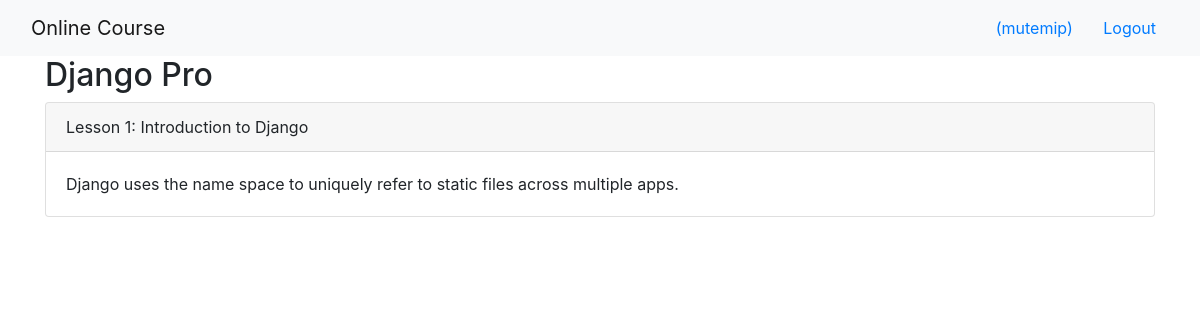
The page /onlinecourse/course/2/ (signed in) on the database its author committed.
### adminsite/models.py (models this page shows, shortened)
class Course(models.Model):
    name = models.CharField(null=False, max_length=30, default='online course')
    image = models.ImageField(upload_to='media/course_images/')
    description = models.CharField(max_length=1000)
    pub_date = models.DateField(null=True)
    instructors = models.ManyToManyField(Instructor)
    users = models.ManyToManyField(settings.AUTH_USER_MODEL, through='Enrollment')
    total_enrollment = models.IntegerField(default=0)
    is_enrolled = False

class Lesson(models.Model):
    title = models.CharField(max_length=200, default="title")
    order = models.IntegerField(default=0)
    course = models.ForeignKey(Course, on_delete=models.CASCADE)
    content = models.TextField()

### adminsite/views.py (the view)
class CourseDetailsView(generic.DetailView):
    model = Course
    template_name = 'adminsite/course_detail.html'

### adminsite/templates/adminsite/course_detail.html (shortened to what this page needs)
<!DOCTYPE html>
<html lang="en">
    <head>
        {% load static %}
        <link rel="stylesheet" href="https://maxcdn.bootstrapcdn.com/bootstrap/4.5.2/css/bootstrap.min.css">
    </head>
<body>
    <nav class="navbar navbar-light bg-light">
        <div class="container-fluid">
            <div class="navbar-header">
                <a class="navbar-brand" href="{% url 'adminsite:popular_course_list' %}">Online Course</a>
            </div>
            <ul class="nav navbar-nav navbar-right">
                {% if user.is_authenticated %}
                <li>
                    <a class="btn btn-link" href="#">{{ user.first_name }}({{ user.username }})</a>
                    <a class="btn btn-link" href="{% url 'adminsite:logout' %}">Logout</a>
                </li>
                {% endif %}
            </ul>
        </div>
    </nav>
    <div class="container">
        <h2>{{ course.name }}</h2>
        <div class="card-columns-vertical">
            {% for lesson in course.lesson_set.all %}
            <div class="card">
                <div class="card-header">Lesson {{lesson.order|add:1}}: {{lesson.title}}</div>
                <div class="card-body">{{lesson.content}}</div>
            </div>
            {% endfor %}
        </div>
    </div>
</body>
</html>

### rows shown on the page
Course: name "Django Pro"
Lesson: order|add "1", title "Introduction to Django", content "Django uses the name space to uniquely refer to static files across multiple apps."

### other values the page prints
{{ user.username }} "mutemip"
